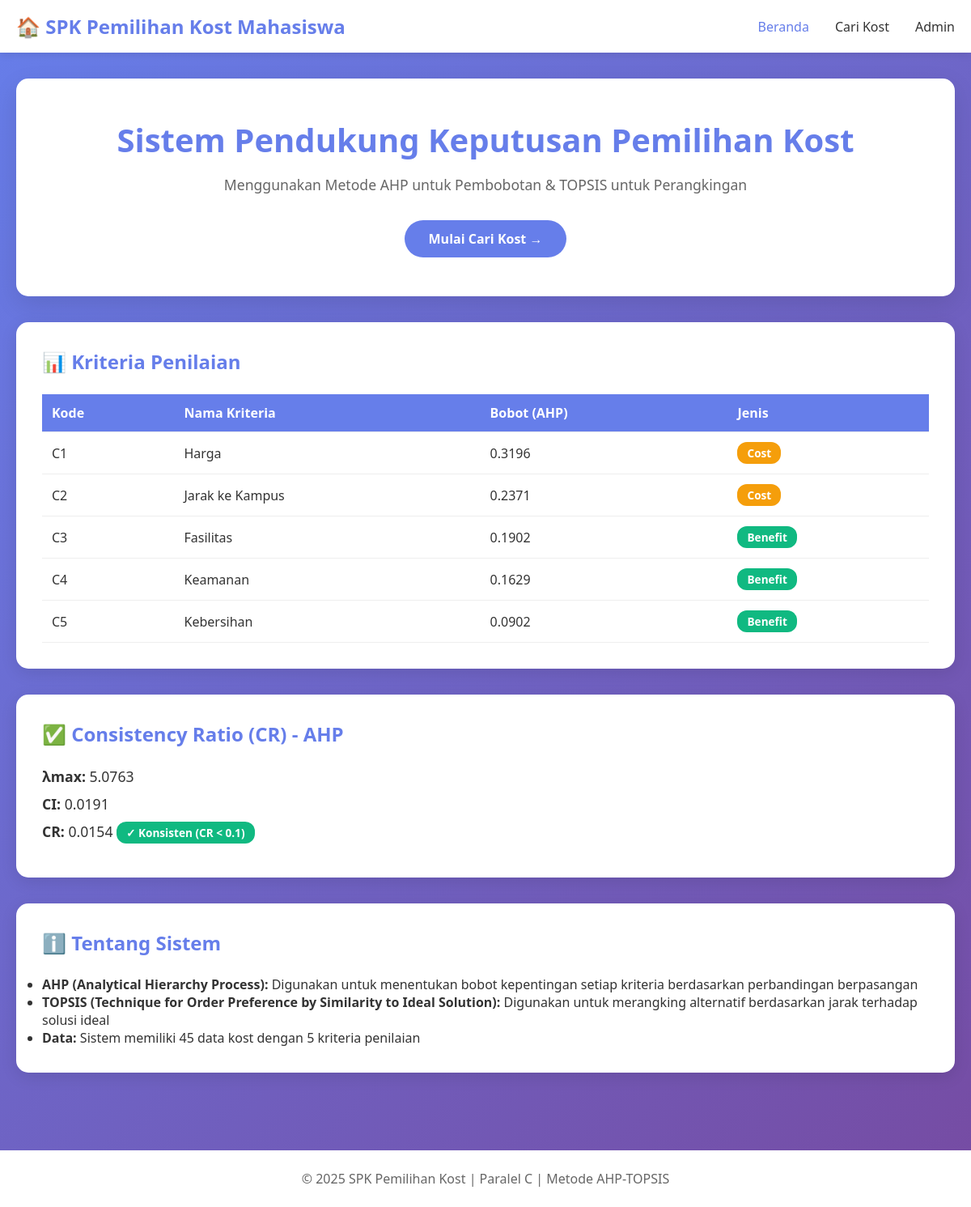
The page / on the database its author committed.
### tables this page shows
CREATE TABLE `kriteria` (
  `id_kriteria` int(11) NOT NULL,
  `kode_kriteria` varchar(10) DEFAULT NULL,
  `nama_kriteria` varchar(100) DEFAULT NULL,
  `bobot` decimal(10,4) DEFAULT NULL,
  `jenis` enum('benefit','cost') DEFAULT NULL
);

### includes/ahp.php (called while the page is built, shortened)
<?php
class AHP {
    public function getMatriksPerbandingan() {
        return [
            [1,    2,    3,    3,    5],
            [1/2,  1,    2,    2,    3],
            [1/3,  1/2,  1,    2,    2],
            [1/3,  1/2,  1/2,  1,    2],
            [1/5,  1/3,  1/2,  1/2,  1]
        ];
    }
    public function hitungBobot() {
        $matriks = $this->getMatriksPerbandingan();
        $n = count($matriks);
        $jumlahKolom = array_fill(0, $n, 0);
        for ($i = 0; $i < $n; $i++) {
            for ($j = 0; $j < $n; $j++) {
                $jumlahKolom[$j] += $matriks[$i][$j];
            }
        }
        $matriksNormalisasi = [];
        for ($i = 0; $i < $n; $i++) {
            for ($j = 0; $j < $n; $j++) {
                $matriksNormalisasi[$i][$j] = $matriks[$i][$j] / $jumlahKolom[$j];
            }
        }
        $bobot = [];
        for ($i = 0; $i < $n; $i++) {
            $jumlah = 0;
            for ($j = 0; $j < $n; $j++) {
                $jumlah += $matriksNormalisasi[$i][$j];
            }
            $bobot[$i] = $jumlah / $n;
        }
        return $bobot;
    }
    public function hitungConsistencyRatio() {
        $matriks = $this->getMatriksPerbandingan();
        $bobot = $this->hitungBobot();
        $n = count($matriks);
        $weightedSum = array_fill(0, $n, 0);
        for ($i = 0; $i < $n; $i++) {
            for ($j = 0; $j < $n; $j++) {
                $weightedSum[$i] += $matriks[$i][$j] * $bobot[$j];
            }
        }
        $lambdaMax = 0;
        for ($i = 0; $i < $n; $i++) {
            $lambdaMax += $weightedSum[$i] / $bobot[$i];
        }
        $lambdaMax = $lambdaMax / $n;
        $CI = ($lambdaMax - $n) / ($n - 1);
        $RI = [0, 0, 0.58, 0.90, 1.12, 1.24, 1.32, 1.41, 1.45];
        $CR = $CI / $RI[$n];
        return [
            'lambda_max' => $lambdaMax,
            'CI' => $CI,
            'CR' => $CR,
            'konsisten' => ($CR < 0.1)
        ];
    }
}
?>

### index.php (the view, shortened to what this page needs)
<?php
require_once 'config/database.php';
require_once 'includes/ahp.php';
$ahp = new AHP($conn);
$cr = $ahp->hitungConsistencyRatio();
$kriteria = $conn->query("SELECT * FROM kriteria ORDER BY id_kriteria")->fetchAll(PDO::FETCH_ASSOC);
?>
<!DOCTYPE html>
<html lang="id">
<head>
    <link rel="stylesheet" href="assets/css/style.css">
</head>
<body>
    <nav class="navbar">
        <div class="container">
            <h1>🏠 SPK Pemilihan Kost Mahasiswa</h1>
            <ul>
                <li><a href="index.php" class="active">Beranda</a></li>
                <li><a href="hasil.php">Cari Kost</a></li>
                <li><a href="admin/">Admin</a></li>
            </ul>
        </div>
    </nav>
    <div class="container">
        <div class="hero">
            <h2>Sistem Pendukung Keputusan Pemilihan Kost</h2>
            <p>Menggunakan Metode AHP untuk Pembobotan & TOPSIS untuk Perangkingan</p>
            <a href="hasil.php" class="btn btn-primary">Mulai Cari Kost →</a>
        </div>
        <div class="card">
            <h3>📊 Kriteria Penilaian</h3>
            <table>
                <thead>
                    <tr>
                        <th>Kode</th>
                        <th>Nama Kriteria</th>
                        <th>Bobot (AHP)</th>
                        <th>Jenis</th>
                    </tr>
                </thead>
                <tbody>
                    <?php foreach ($kriteria as $k): ?>
                    <tr>
                        <td><?= $k['kode_kriteria'] ?></td>
                        <td><?= $k['nama_kriteria'] ?></td>
                        <td><?= number_format($k['bobot'], 4) ?></td>
                        <td><span class="badge <?= $k['jenis'] == 'benefit' ? 'badge-success' : 'badge-warning' ?>">
                            <?= ucfirst($k['jenis']) ?>
                        </span></td>
                    </tr>
                    <?php endforeach; ?>
                </tbody>
            </table>
        </div>
        <div class="card">
            <h3>✅ Consistency Ratio (CR) - AHP</h3>
            <div class="cr-info">
                <p><strong>λmax:</strong> <?= number_format($cr['lambda_max'], 4) ?></p>
                <p><strong>CI:</strong> <?= number_format($cr['CI'], 4) ?></p>
                <p><strong>CR:</strong> <?= number_format($cr['CR'], 4) ?>
                    <?php if ($cr['konsisten']): ?>
                        <span class="badge badge-success">✓ Konsisten (CR < 0.1)</span>
                    <?php else: ?>
                        <span class="badge badge-danger">✗ Tidak Konsisten</span>
                    <?php endif; ?>
                </p>
            </div>
        </div>
        <div class="card">
            <h3>ℹ️ Tentang Sistem</h3>
            <ul>
                <li><strong>AHP (Analytical Hierarchy Process):</strong> Digunakan untuk menentukan bobot kepentingan setiap kriteria berdasarkan perbandingan berpasangan</li>
                <li><strong>TOPSIS (Technique for Order Preference by Similarity to Ideal Solution):</strong> Digunakan untuk merangking alternatif berdasarkan jarak terhadap solusi ideal</li>
                <li><strong>Data:</strong> Sistem memiliki 45 data kost dengan 5 kriteria penilaian</li>
            </ul>
        </div>
    </div>
    <footer>
        <p>&copy; 2025 SPK Pemilihan Kost | Paralel C | Metode AHP-TOPSIS</p>
    </footer>
</body>
</html>

### assets/css/style.css (style rules this page uses)
* { margin: 0; padding: 0; box-sizing: border-box; }
body { font-family: 'Segoe UI', Tahoma, Geneva, Verdana, sans-serif; background: linear-gradient(135deg, #667eea 0%, #764ba2 100%); min-height: 100vh; color: #333; }
.navbar { background: #fff; box-shadow: 0 2px 10px rgba(0,0,0,0.1); padding: 1rem 0; }
.navbar .container { max-width: 1200px; margin: 0 auto; padding: 0 20px; display: flex; justify-content: space-between; align-items: center; }
.navbar h1 { color: #667eea; font-size: 1.5rem; }
.navbar ul { list-style: none; display: flex; gap: 2rem; }
.navbar a { text-decoration: none; color: #333; font-weight: 500; transition: color 0.3s; }
.navbar a:hover, .navbar a.active { color: #667eea; }
.container { max-width: 1200px; margin: 0 auto; padding: 2rem 20px; }
.hero { background: white; padding: 3rem; border-radius: 15px; text-align: center; margin-bottom: 2rem; box-shadow: 0 10px 30px rgba(0,0,0,0.1); }
.hero h2 { color: #667eea; margin-bottom: 1rem; font-size: 2.5rem; }
.hero p { color: #666; margin-bottom: 2rem; font-size: 1.1rem; }
.btn { display: inline-block; padding: 12px 30px; text-decoration: none; border-radius: 25px; font-weight: 600; transition: all 0.3s; }
.btn-primary { background: #667eea; color: white; }
.card { background: white; padding: 2rem; border-radius: 15px; margin-bottom: 2rem; box-shadow: 0 5px 20px rgba(0,0,0,0.1); }
.card h3 { color: #667eea; margin-bottom: 1.5rem; font-size: 1.5rem; }
table { width: 100%; border-collapse: collapse; }
table thead { background: #667eea; color: white; }
table th, table td { padding: 12px; text-align: left; border-bottom: 1px solid #eee; }
.badge { display: inline-block; padding: 4px 12px; border-radius: 12px; font-size: 0.85rem; font-weight: 600; }
.badge-success { background: #10b981; color: white; }
.badge-warning { background: #f59e0b; color: white; }
.cr-info p { margin: 10px 0; font-size: 1.1rem; }
footer { background: white; text-align: center; padding: 1.5rem; margin-top: 2rem; color: #666; }

### rows shown on the page
kriteria: kode_kriteria "C1", nama_kriteria "Harga", bobot "0.3196", jenis "Cost"
kriteria: kode_kriteria "C2", nama_kriteria "Jarak ke Kampus", bobot "0.2371", jenis "Cost"
kriteria: kode_kriteria "C3", nama_kriteria "Fasilitas", bobot "0.1902", jenis "Benefit"
kriteria: kode_kriteria "C4", nama_kriteria "Keamanan", bobot "0.1629", jenis "Benefit"
kriteria: kode_kriteria "C5", nama_kriteria "Kebersihan", bobot "0.0902", jenis "Benefit"

### other values the page prints
$cr['lambda_max'] "5.0763"
$cr['CI'] "0.0191"
$cr['CR'] "0.0154"
